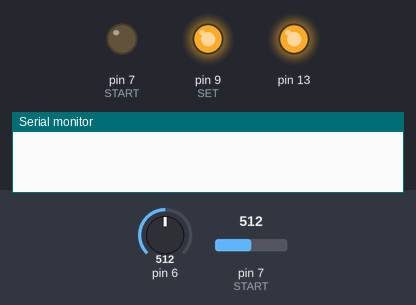
Simulated run of this sketch. Board: Arduino Nano, built with avr-gcc and run on an emulated ATmega328P. On the bench: output pins drawn as LEDs (lit = HIGH), the last lines printed to the serial monitor. The test bench sets the inputs (shaded band); at power-on: pin 6 = 512, pin 7 (START) = 512.

Above: at 0.1 s.
At 5.3 s:
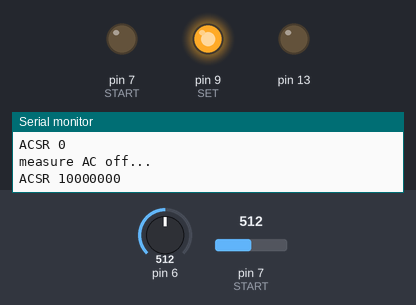
Timing chart, 0 to 6.8 s (numbered marks = the images above):
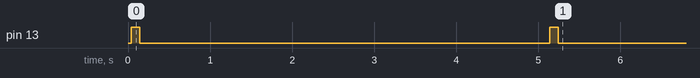

The sketch:

Register_Test.ino
```cpp
#include <SoftwareSerial.h>
#include <custom_print.h>
#include <avr/wdt.h>
#include <avr/sleep.h>


SoftwareSerial hc12(5, 6); // RX, TX

static constexpr int SET = 9;
static constexpr int START = 7;
static constexpr int IGNITION = 10;
static constexpr int BATT = A6;

static constexpr char STX = 2; // beginning of start request, password to follow
static constexpr char ENQ = 5; // ping
static constexpr char ACK = 6; // reply / request received
static constexpr char DC1 = 17; // request battery level
static constexpr char CAN = 24; // cancel

static constexpr char PASSWORD[5] = "matt";
static constexpr int PASSWORD_LEN = 4;

static constexpr uint32_t START_TIMEOUT = 15000; // ms

static constexpr int DEBOUNCE_THRESHOLD = 50;
bool _ignitionState = false;
int _ignitionReadCount = 0;

bool _startRequest = false;
bool _running = false;
int _index = 0;

enum class ReceiverState
{
    NOT_CONNECTED,
    CONNECTED,
    SLEEP
};

enum class EngineState
{
    OFF,
    STARTING,
    RUNNING
};

ReceiverState _state = ReceiverState::NOT_CONNECTED;
EngineState _engState = EngineState::OFF;

static constexpr uint32_t CONNECTION_TIMEOUT = 30000; // ms
uint32_t _connectionTimer = 0;

static constexpr uint32_t SLEEP_TIME = 4000; // ms
static constexpr uint32_t AWAKE_TIME = 1000; // ms
uint32_t _awakeTimer = 0;

void blink()
{
    digitalWrite(13, 1);
    delay(100);
    digitalWrite(13, 0);
}

void hc12_sleep()
{
    digitalWrite(SET, 0);
    delay(40);
    hc12.println("AT+SLEEP");
    digitalWrite(SET, 1);
}

void hc12_wake()
{
    digitalWrite(SET, 0);
    delay(40);
    digitalWrite(SET, 1);
}

void adc_off()
{
    ADCSRA &= ~(1<<ADEN);
    PRR |= (1<<PRADC);
}

void adc_on()
{
    PRR &= ~(1<<PRADC);
    ADCSRA |= (1<<ADEN);
}

void setup()
{
    pinMode(SET, OUTPUT);
    pinMode(START, OUTPUT);
    pinMode(IGNITION, INPUT);
    pinMode(13, OUTPUT);
    hc12_wake();
    digitalWrite(START, 0);
    digitalWrite(13, 0);
    hc12.begin(1200);
    Serial.begin(9600);
    PRR = (1<<PRTWI) | (1<<PRSPI); // shut down TWI & SPI
    // cli();
    // wdt_reset();
    // WDTCSR |= (1<<WDCE) | (1<<WDE); // enable changes
    // WDTCSR = (1<<WDIE) | (0<<WDE) | (1<<WDP3); // ~4s interrupt
    // sei();
    // println("measure original...");
    // blink();
    // delay(3000);

    // println("measure hc12 sleep...");
    // blink();
    // hc12_sleep();
    // delay(3000);

    blink();
    print("ACSR ");
    Serial.println(ACSR, BIN);
    delay(5000);

    blink();
    println("measure AC off...");
    ACSR &= ~(1<<ACBG) & ~(1<<ACIE); // disable voltage ref & interrupt
    ACSR |= (1<<ACD); // disable analog comparator
    print("ACSR ");
    Serial.println(ACSR, BIN);
    delay(5000);

    // println("measure TWI off...");
    // blink();
    // PRR = 0b10000000; // shut down TWI
    // delay(3000);

    // println("measure ADC off...");
    // blink();
    // ADCSRA &= 0b01111111;
    // PRR |= 0b00000001;
    // delay(3000);


    // blink();
    // cli();
    // wdt_reset();
    // set_sleep_mode(SLEEP_MODE_PWR_DOWN);
    // sleep_enable();
    // sleep_bod_disable();
    // sei();
    // sleep_cpu();
    // sleep_disable();
    // blink();

    // print("PRR ");
    // Serial.println(PRR, BIN);
    // print("ACSR ");
    // Serial.println(ACSR, BIN);
    // print("ADCSRA ");
    // Serial.println(ADCSRA, BIN);
    // print("ADCSRB ");
    // Serial.println(ADCSRB, BIN);
    // print("WDTCSR ");
    // Serial.println(WDTCSR, BIN);
    // print("MCUSR ");
    // Serial.println(MCUSR, BIN);
    // print("TWCR ");
    // Serial.println(TWCR, BIN);

    // blink();
    // print("ADCSRA ");
    // Serial.println(ADCSRA, BIN);
    // delay(5000);
    // blink();
    // println("analogRead");
    // println(analogRead(BATT));
    // delay(5000);
    // blink();
    // println("turn adc off");
    // adc_off();
    // print("ADCSRA ");
    // Serial.println(ADCSRA, BIN);
    // delay(5000);
    // blink();
    // println("turn adc on");
    // adc_on();
    // println(analogRead(BATT));
    // println("analogRead");
    // delay(5000);

}

void loop()
{

}

ISR(WDT_vect) {}
```
